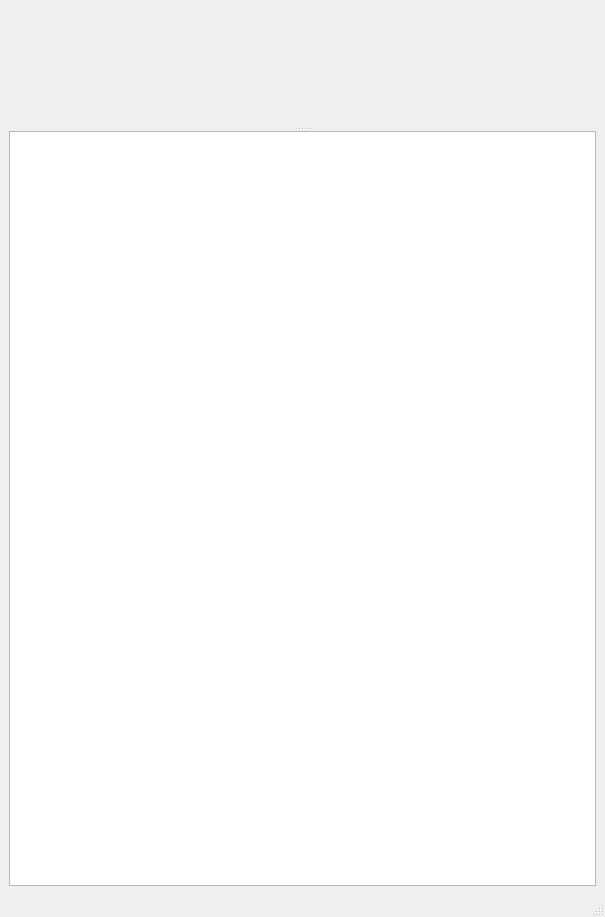
<?xml version="1.0" encoding="UTF-8"?>
<ui version="4.0">
 <class>QxrdTestScanWindowDataVis</class>
 <widget class="QMainWindow" name="QxrdTestScanWindowDataVis">
  <property name="geometry">
   <rect>
    <x>0</x>
    <y>0</y>
    <width>605</width>
    <height>917</height>
   </rect>
  </property>
  <property name="windowTitle">
   <string>MainWindow</string>
  </property>
  <widget class="QWidget" name="centralwidget">
   <layout class="QGridLayout" name="gridLayout">
    <item row="0" column="0">
     <widget class="QSplitter" name="splitter">
      <property name="orientation">
       <enum>Qt::Vertical</enum>
      </property>
      <widget class="QxrdTestScanPlotDataVis" name="m_Graph" native="true"/>
      <widget class="QTextBrowser" name="m_Messages"/>
     </widget>
    </item>
   </layout>
  </widget>
  <widget class="QMenuBar" name="menubar">
   <property name="geometry">
    <rect>
     <x>0</x>
     <y>0</y>
     <width>605</width>
     <height>21</height>
    </rect>
   </property>
  </widget>
  <widget class="QStatusBar" name="statusbar"/>
 </widget>
 <customwidgets>
  <customwidget>
   <class>QxrdTestScanPlotDataVis</class>
   <extends>QWidget</extends>
   <header>qxrdtestscanplotdatavis.h</header>
   <container>1</container>
  </customwidget>
 </customwidgets>
 <resources/>
 <connections/>
</ui>
